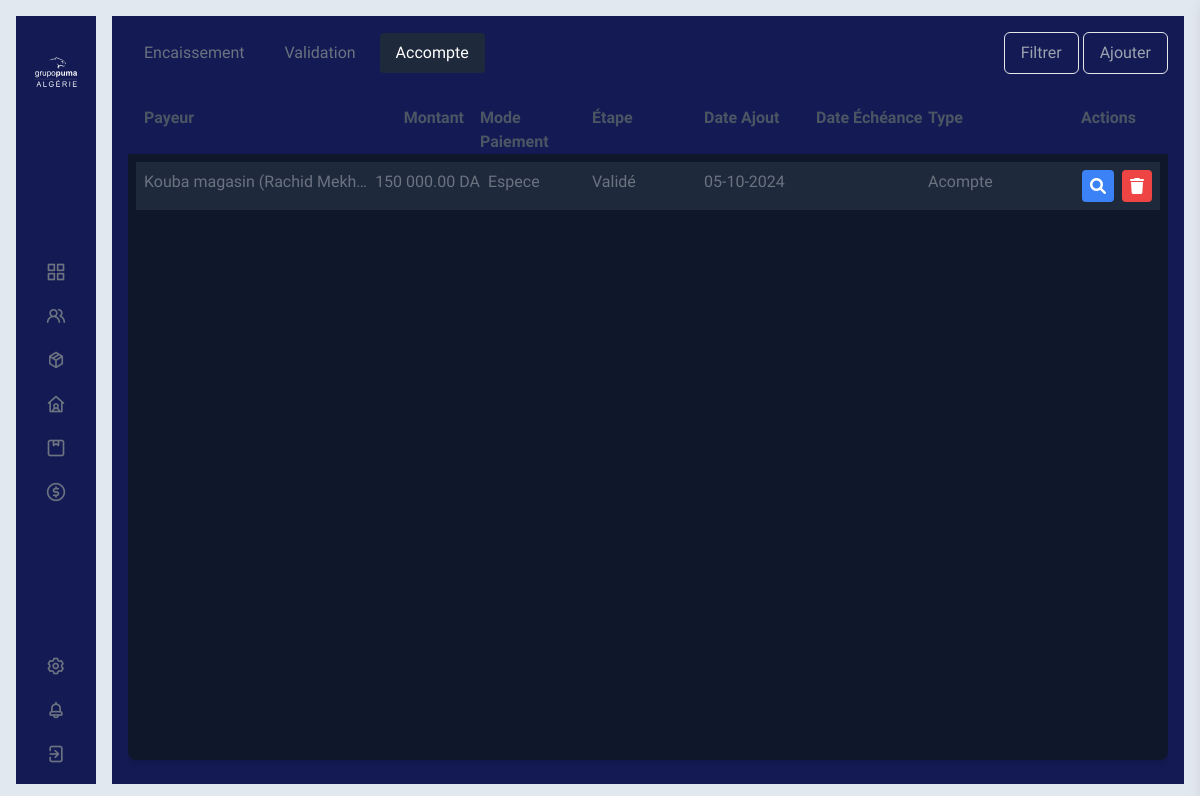
/encaissement/accompte (signed in), run on the app's committed database.
### Encaissement/models.py (models this page shows)
class Account(models.Model):
    id = models.AutoField(primary_key=True)
    code = models.CharField(max_length=100, null=True, blank=True)
    payeur = models.ForeignKey(Payeur, models.CASCADE)
    montant_init = models.FloatField(default=0)
    montant = models.FloatField(default=0)
    type = models.CharField(max_length=20, choices=typeencaissement, default="Cheque")
    banque = models.ForeignKey(Banque, null=True, blank=True, on_delete=models.CASCADE)
    numero = models.CharField(max_length=50, null=True, blank=True)
    date_validation = models.DateField(null=True, blank=True)
    date_ajout = models.DateTimeField(auto_now_add=True)
    validation = models.BooleanField(default=False)
    encaissement = models.ForeignKey(Encaissement, models.CASCADE, null=True, blank=True)
    validation_depot = models.BooleanField(default=False)
    date_depot = models.DateField(null=True, blank=True)
    date_cheque = models.DateField(null=True, blank=True)
    substitution = models.BooleanField(default=False)
    payeursubstite = models.ForeignKey(Payeur, models.CASCADE, null=True, blank=True, related_name="payeursubstite")

### Distributeur/models.py (models this page shows, shortened)
class Payeur(models.Model):
    id = models.AutoField(primary_key=True)
    distributeur = models.ForeignKey(Distributeur, on_delete=models.CASCADE)
    code = models.CharField(max_length=100, default='0000000')
    designation = models.CharField(max_length=100)
    ville = models.ForeignKey(Ville, on_delete=models.CASCADE, null=True, blank=True)
    telephone = models.CharField(max_length=200, null=True, blank=True)
    adresse = models.CharField(max_length=200, null=True, blank=True)
    active = models.BooleanField(default=True)
    nif = models.CharField(max_length=20, null=True, blank=True)
    nis = models.CharField(max_length=20, null=True, blank=True)
    art = models.CharField(max_length=20, null=True, blank=True)
    rc = models.CharField(max_length=20, null=True, blank=True)
    date_ajout = models.DateTimeField(auto_now=True)
    draft = models.BooleanField(default=False)

class Distributeur(models.Model):
    id = models.AutoField(primary_key=True)
    user = models.ForeignKey(CustomUser, on_delete=models.CASCADE)
    code = models.CharField(max_length=100, default='0000000', blank=True, null=True)
    designation = models.CharField(max_length=100, blank=True, null=True)
    ville = models.ForeignKey(Ville, on_delete=models.CASCADE, blank=True, null=True)
    adresse = models.CharField(max_length=255, blank=True, null=True)
    nif = models.CharField(max_length=20, blank=True, null=True)
    nis = models.CharField(max_length=20, blank=True, null=True)
    art = models.CharField(max_length=20, blank=True, null=True)
    rc = models.CharField(max_length=20, blank=True, null=True)
    plafonnement = models.FloatField(default=1000000, blank=True, null=True)
    bloquer = models.BooleanField(default=False)
    echeance_jour = models.IntegerField(default=0, blank=True, null=True)
    ristourn_a = models.FloatField(default=0)
    ristourn_na = models.FloatField(default=0)
    objectif_a = models.FloatField(default=0)
    objectif_m = models.FloatField(default=0)

### Encaissement/views.py (the view)
# urls.py: path('accompte', AccompteView, name='accompte'),
@login_required
def AccompteView(request):
    listmodules  = list(
        set(request.user.user_permissions.values_list('content_type_id', flat=True))
    )
    if(request.user.type == "Distributeur"):
        listeaccompte = Account.objects.filter(montant__gt=0, payeur__distributeur__user=request.user)
        return render(request, "Dist/Accompte.html", {
            "listeaccompte": listeaccompte
        })
    else:
        listeauth = list(
            set(
                Permission.objects.filter(user=request.user, content_type = 21).values_list('id', flat=True)
            )
        )
        listedist = Distributeur.objects.filter(bloquer=False).order_by('id')
        listebanque = Banque.objects.all().order_by('designation')
        listepayeur = Payeur.objects.filter(distributeur=listedist.first())
        listeaccompte = Account.objects.filter(montant__gt=0)
        return render(request, "Pumal/Accompte.html", {
            "listedist": listedist,
            "listebanque": listebanque,
            "listepayeur": listepayeur,
            "listeaccompte": listeaccompte,
            "listeauth": listeauth,
            "listmodules": listmodules
        })

### PumaDist/templatetags/mes_tags.py (called while the page is built)
def floate_redefined(value):
    try:
        c ='%.2f' %float(value)
        a = str(c).split(".")
        b = intcomma(int(a[0])).replace(',', ' ')
        d = str(b)+'.'+str(a[1])
        return d
    except Exception:
        pass

### templates/Pumal/Accompte.html (shortened to what this page needs)
{% extends "baseNew.html" %}
{% load mes_tags %}
{% load static %}
{% block content %}
    <div class="w-full h-full backprimer px-4 pb-4 flex flex-col">
        <div class="w-full h-full flex flex-col py-2 overflow-y-auto text-bold">
            <div class="flex justify-between items-center pt-4 mb-4" style="margin-top: -8px">
                <div class="flex gap-2">
                    <div>
                        <a href="{% url 'encaissement' %}"
                           class="block px-4 py-2 hoverprimer rounded">Encaissement</a>
                    </div>
                    <div>
                        <a href="{% url 'encaissementvalidate' %}" class="block px-4 py-2 hoverprimer rounded">Validation</a>
                    </div>
                    <div>
                        <a href="{% url 'accompte' %}" class="block px-4 py-2 actualprimer rounded">Accompte</a>
                    </div>
                </div>
                <div>
                    <button id="filterButton" class="btn capitalize backprimer px-4 py-2 border border-slate-300 text-gray-400
                    hover:bg-blue-900 hover:border-slate-400 rounded-md">Filtrer
                    </button>
                    <button id="popupButton"
                            class="popupButton btn capitalize backprimer px-4 py-2 border border-slate-300 text-gray-400
                    hover:bg-blue-900 hover:border-slate-400 rounded-md">
                        Ajouter
                    </button>
                </div>
            </div>
            <div class="pt-4">
                <div class="grid grid-cols-9 text-gray-600 font-semibold px-4">
                    <div class="capitalize col-span-2">Payeur</div>
                    <div class="capitalize text-right pr-4">Montant</div>
                    <div class="capitalize">mode paiement</div>
                    <div class="capitalize">étape</div>
                    <div class="capitalize">date Ajout</div>
                    <div class="capitalize">date échéance</div>
                    <div class="capitalize">Type</div>
                    <div class="capitalize text-right pr-4">Actions</div>
                </div>
            </div>
            <div class="flex-grow shadow-md rounded-b-lg backslateprime p-2 overflow-y-auto">
                {% for elem in listeaccompte %}
                    <div class="grid grid-cols-9 p-2 backslateslite flex-none mb-2">
                        <div class="col-span-2">
                            <p class="truncate">{{ elem.payeur.distributeur.designation }} ({{ elem.payeur.designation }})</p>
                        </div>
                        <div class="text-right">
                            <p>{{ elem.montant_init|floate_redefined }} DA</p>
                        </div>
                        <div class="pl-2">{{ elem.type }}</div>
                        <div class="">
                            {% if not elem.validation_depot %} En circulation {% elif not elem.validation %} En
                                dépot {% else %}
                                Validé {% endif %}
                        </div>
                        <div class="">{{ elem.date_ajout|date:'d-m-Y' }}</div>
                        <div class="">
                        </div>
                        <div class="">
                            {% if elem.encaissement %}}
                                Encaissement
                            {% else %}
                                Acompte
                            {% endif %}
                        </div>
                        <div class="flex justify-end gap-2">
                            {% if elem.validation %}
                                <button id="editButton" data-identifiant="{{ elem.id }}"
                                        class="editButton bg-blue-500 text-white p-2 rounded"><i class="fas fa-search"></i>
                                </button>
                            {% else %}
                                <button id="editButton" data-identifiant="{{ elem.id }}"
                                        class="editButton bg-blue-500 text-white p-2 rounded"><i
                                        class="fas fa-pencil-alt"></i></button>
                            {% endif %}
                            <button class="bg-red-500 text-white p-2 rounded delete-btn" data-identifiant="{{ elem.id }}"><i
                                    class="fas fa-trash"></i></button>
                        </div>
                    </div>
                {% endfor %}
            </div>
        </div>
    </div>
{% endblock %}

### data on the page
Account: payeur.distributeur.designation "Kouba magasin", payeur.designation "Rachid Mekh…", montant_init "150 000.00", type "Espece", validation_depot "Validé", date_ajout "05-10-2024", shows "Acompte"
